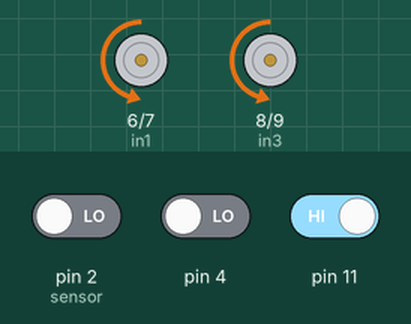
The sketch below on a simulated Arduino Uno, built with avr-gcc and run on an emulated ATmega328P. Shown: motor-driver pin pairs drawn as motors (green arrow = first pin HIGH = forward, orange = second pin HIGH = backward, longer = more drive, scaled by the enable pin). The inputs (shaded band) are chosen by the test bench; at power-on: pin 4 LOW, pin 2 (sensor) LOW, pin 11 HIGH. What the sketch prints to the serial monitor is not drawn.

Above: at 1.2 s.
1.3 s: pin 4 driven HIGH
At 2.1 s:
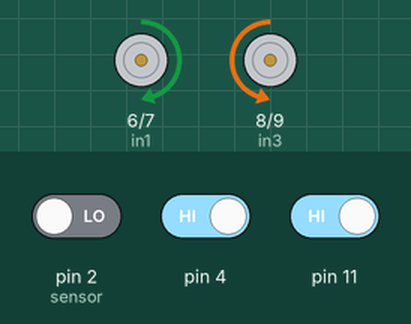
2.8 s: pin 2 (sensor) driven HIGH
5.8 s: pin 2 (sensor) driven LOW
8.8 s: pin 11 driven LOW
At 9.1 s:
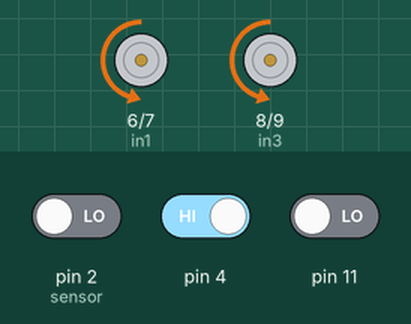
11.8 s: pin 2 (sensor) driven HIGH
At 12.4 s:
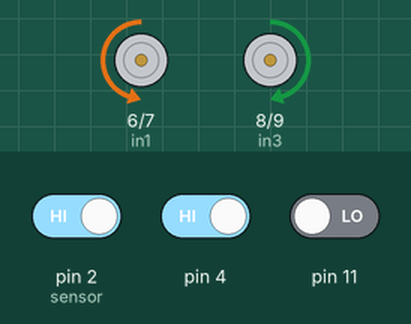
13.3 s: pin 2 (sensor) driven LOW and pin 11 driven HIGH
At 14.4 s:
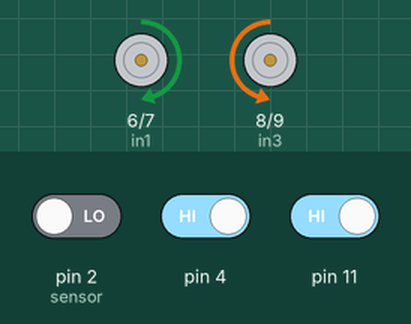
Timing chart, 0 to 16.3 s (numbered marks = the images above; inputs shaded):
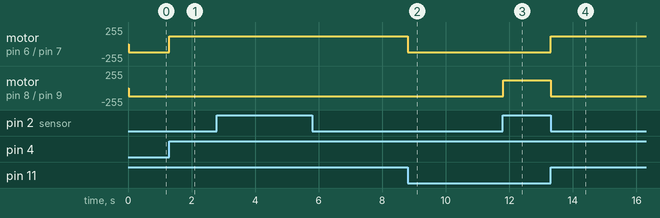

The sketch:

Line_tracking_car.ino
```cpp
int in1 = 6;
int in2 = 7;
int in3 = 8;
int in4 = 9;
int ENA = 5;
int ENB = 10;
int ABS = 120;


void _mForward()
{
  analogWrite(ENA, ABS);
  analogWrite(ENB, ABS);
  digitalWrite(in1, LOW);
  digitalWrite(in2, HIGH);
  digitalWrite(in3, LOW);
  digitalWrite(in4, HIGH);
  Serial.println("go forward!");
}

// movimiento hacia atras
void _mBack()
{
  analogWrite(ENA, ABS);
  analogWrite(ENB, ABS);
  digitalWrite(in1, HIGH);
  digitalWrite(in2, LOW);
  digitalWrite(in3, HIGH);
  digitalWrite(in4, LOW);
  Serial.println("atras!");
}

// movimiento a la izquierda
void _mleft()
{
  analogWrite(ENA, ABS);
  analogWrite(ENB, ABS);
  digitalWrite(in1, LOW);
  digitalWrite(in2, HIGH);
  digitalWrite(in3, HIGH);
  digitalWrite(in4, LOW);
  Serial.println("izquierda!");
}

// movimiento a la derecha
void _mright()
{
  analogWrite(ENA, ABS);
  analogWrite(ENB, ABS);
  digitalWrite(in1, HIGH);
  digitalWrite(in2, LOW);
  digitalWrite(in3, LOW);
  digitalWrite(in4, HIGH);
  Serial.println("go right!");
}


// parar
void _mStop()
{
  digitalWrite(ENA, LOW);
  digitalWrite(ENB, LOW);
  Serial.println("Stop!");
}


// correr- moverse hacia adelante

void _mRun()
{
  digitalWrite(ENA, HIGH);
  digitalWrite(ENB, HIGH);
  Serial.println("Run!");
}


void setup()
{
  Serial.begin(9600);
  pinMode (ENA, OUTPUT);
  pinMode (in1, OUTPUT);
  pinMode (in2, OUTPUT);

  pinMode (ENB, OUTPUT);
  pinMode (in3, OUTPUT);
  pinMode (in4, OUTPUT);
}


void loop() {
  _mRun();

  int num1, num2, num3;

  num1 = digitalRead(11);
  num2 = digitalRead(4);
  num3 = digitalRead(2);

  if ((num1 == 0) && num2 && num3)
  {
    _mleft();          //The sensor detected that right car turn left immediately when it meets black line El sensor detecta si la linea esta en la izquierda y el carro esta llendo hacia la derecha, corrije la trayectoria a la izquierda
    delay(2);
    while (1) {
      num2 = digitalRead(2);       //Cycle to judge degree of intermediate sensor,
      if (num2 == 1)
      { _mleft();                     //If num2==1 does not go to the middle position, continue to turn left.
        delay(2);
      }
      else
        break;                      //Detection of num2==0 instructions turned over, out of the loop, detection of three sensors’ statusand then make appropriate action
    }                                       //The following and so on
  }


  else if (num2 && num1 && (num3 == 0))
  {
    _mright();
    delay(2);
    while (1)
    {
      num2 = digitalRead(2);
      if (num2 == 1) {
        _mright();
        delay(2);
      }
      else
        break;
    }
  }
  else
  {
    _mForward();
    delay(2);
  }
}
```

Measured:
- after the input at 1.3 s, motor on pin 6 (in1) / pin 7 (in2): backward 120/255 → forward 120/255 at once; motor on pin 8 (in3) / pin 9 (in4): stays backward 120/255 (without the input it goes to backward 255/255 after 1.5 s)
- after the input at 8.8 s, motor on pin 6 (in1) / pin 7 (in2): forward 120/255 → backward 120/255 at once
- after the input at 11.8 s, motor on pin 8 (in3) / pin 9 (in4): backward 120/255 → forward 120/255 at once
- after the input at 13.3 s, motor on pin 6 (in1) / pin 7 (in2): backward 120/255 → forward 120/255 at once; motor on pin 8 (in3) / pin 9 (in4): forward 120/255 → backward 120/255 at once
